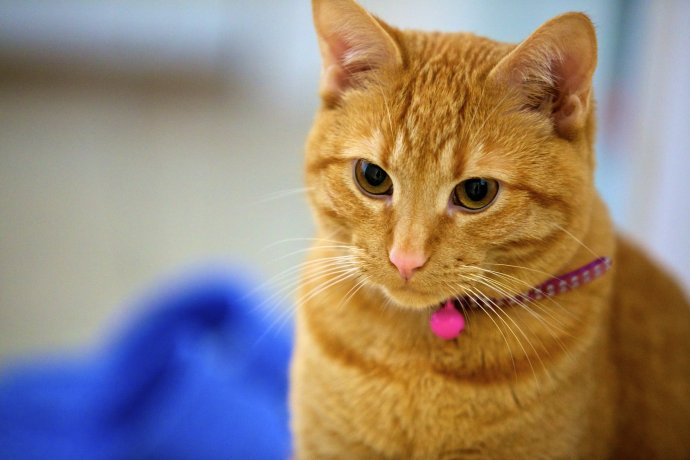
#> input picture opencv_图像处理/cat.jpg, 690 x 460 px
$ python test003.py
#> lines starting #> are read from the running program, lines starting #| are printed output that depends on the picture; after the words box and inside, x2 and y2 are one past the last pixel; in counts of white or black regions, pixels touching at a corner belong together
"""计算并显示直方图"""

# cv2.calcHist()
import cv2
import numpy as np

def calcAndDrawHist(image, color):
    hist = cv2.calcHist([image], [0], None, [256], [0, 255])
    minVal, maxVal, minLoc, maxLoc = cv2.minMaxLoc(hist)
    print(hist)
    histImg = np.zeros([256, 256, 3], np.uint8)
    hpt = int(0.9 * 256)

    for h in range(256):
        intensity = int(hist[h] * hpt / maxVal)
        cv2.line(histImg, (h, 256), (h, 256 - intensity), color)

    return histImg

image = cv2.imread("cat.jpg")
#> image is the input picture: shape (460, 690, 3); mean B, G, R 119.2, 132.8, 149.4
b, g, r = cv2.split(image)
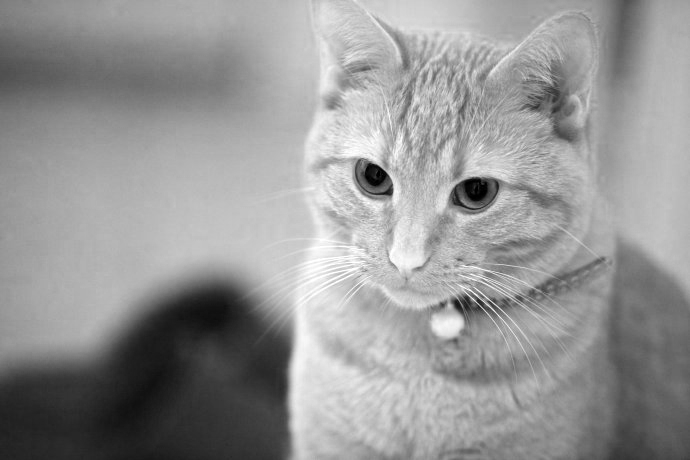
#> r: shape (460, 690); min 0, max 255, mean 149.4
hist = cv2.calcHist([image], [0],  # 使用的通道
                    None,  # 没有使用mask
                    [256],  # HistSize
                    [0.0, 255.0])  # 直方图柱的范围
#> hist = 256 values, max 2217 at index 15, min 0 at index 255, mean 1239.6

b, g, r = cv2.split(image)

histImgB = calcAndDrawHist(b, [255, 0, 0])
#> in calcAndDrawHist, `minVal, maxVal, minLoc, maxLoc = cv2.minMaxLoc(hist)`: minVal = 0; maxVal = 2217; minLoc = (0, 255); maxLoc = (0, 15)
#> (printed output is left out)
#> the loop in calcAndDrawHist, `for h in range(256):` made 256 passes
#> intensity on passes 1 to 3: 109, 22, 24
#> after the loop in calcAndDrawHist, `for h in range(256):`:
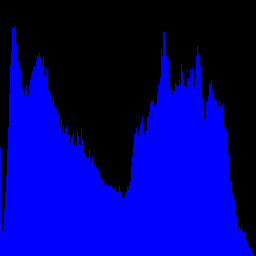
#> histImg: shape (256, 256, 3); mean of channels 0, 1, 2 127.6, 0, 0; drawn as B, G, R
histImgG = calcAndDrawHist(g, [0, 255, 0])
#> in calcAndDrawHist (call 2), `hist = cv2.calcHist([image], [0], None, [256], [0, 255])`: hist = 256 values, max 2725 at index 191, min 0 at index 240, mean 1239.8
#> in calcAndDrawHist (call 2), `minVal, maxVal, minLoc, maxLoc = cv2.minMaxLoc(hist)`: maxVal = 2725; minLoc = (0, 240); maxLoc = (0, 191)
#> (printed output is left out)
#> the loop in calcAndDrawHist (call 2), `for h in range(256):` made 256 passes
#> intensity on passes 1 to 3: 9, 5, 4
#> after the loop in calcAndDrawHist (call 2), `for h in range(256):`:
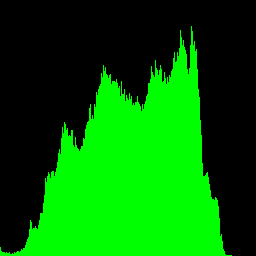
#> histImg: shape (256, 256, 3); mean of channels 0, 1, 2 0, 103.8, 0; drawn as B, G, R
histImgR = calcAndDrawHist(r, [0, 0, 255])
#> (printed output is left out)

cv2.imshow("histImgB", histImgB)
cv2.imshow("histImgG", histImgG)
cv2.imshow("histImgR", histImgR)
cv2.imshow("Img", image)
cv2.waitKey(0)
cv2.destroyAllWindows()

#反向投影
"""
反向投影可以用来做图像分割，寻找感兴趣区间。它会输出与输入图像大小相同的图像，每一个像素值代表了输入图像上对应点属于目标对象的概率，简言之，输出图像中像素值越高的点越可能代表想要查找的目标。直方图投影经常与camshift（追踪算法）算法一起使用。

算法实现的方法，首先要为包含我们感兴趣区域的图像建立直方图（样例要找一片草坪，其他的不要）。被查找的对象最好是占据整个图像（图像里全是草坪）。最好使用颜色直方图，物体的颜色信息比灰度图像更容易被分割和识别。再将颜色直方图投影到输入图像查找目标，也就是找到输入图像中每一个像素点的像素值在直方图中对应的概率，这样就得到一个概率图像，最后设置适当的阈值对概率图像进行二值化。
"""
import cv2
import numpy as np
from matplotlib import pyplot as plt
"""
函数 cv2.calcBackProject()直接实现反向投影，参数与cv2.calcHist基本一致。其中一个参数是要查找的目标的直方图。在使用目标直方图反向投赢钱应该进行归一化处理。返回结果是一个概率图像，然后进行圆盘形状卷积操作，再二值化。
"""

# roi是我们需要找到的对象或区域
roi = cv2.imread('cat_crop.jpg')
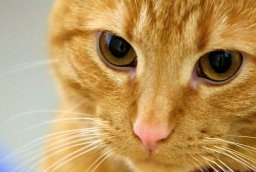
#> input picture opencv_图像处理/cat_crop.jpg, 256 x 172 px
#> roi is the input picture: shape (172, 256, 3); mean B, G, R 96.3, 150.7, 186.8
hsv = cv2.cvtColor(roi, cv2.COLOR_BGR2HSV)
#> hsv: shape (172, 256, 3); mean H, S, V 23.9, 132.3, 188.2

# target是我们搜索的图像
target = cv2.imread('cat.jpg')
hsvt = cv2.cvtColor(target, cv2.COLOR_BGR2HSV)
#> hsvt: shape (460, 690, 3); mean H, S, V 49.6, 121.4, 174.2

# 计算对象的直方图
roihist = cv2.calcHist([hsv], [0,1], None, [180,256], [0,180,0,256])

# 标准化直方图，并应用投影
cv2.normalize(roihist, roihist, 0, 255, cv2.NORM_MINMAX)
#> roihist: shape (180, 256) float32; min 0, max 255, mean 0.6
dst = cv2.calcBackProject([hsvt], [0,1], roihist, [0,180,0,256], 1)
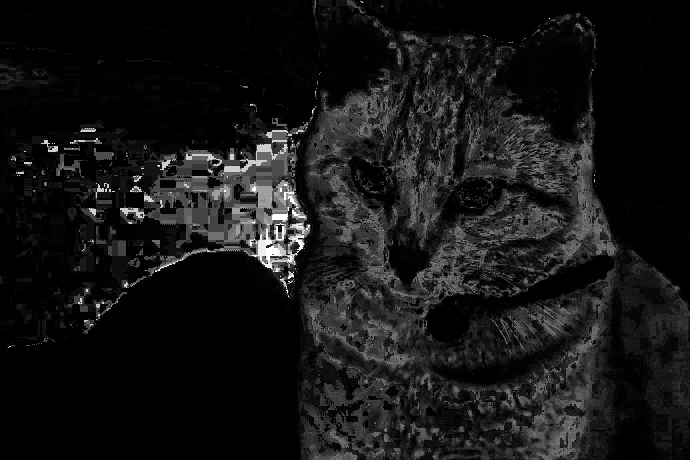
#> dst: shape (460, 690); min 0, max 255, mean 21.9

# 与磁盘内核进行卷积
disc = cv2.getStructuringElement(cv2.MORPH_ELLIPSE, (5,5))
#> disc = [[0, 0, 1, 0, 0], [1, 1, 1, 1, 1], [1, 1, 1, 1, 1], [1, 1, 1, 1, 1], [0, 0, 1, 0, 0]]
cv2.filter2D(dst, -1, disc, dst)

# 阈值、二进制按位和操作
ret, thresh = cv2.threshold(dst, 50, 255, 0)
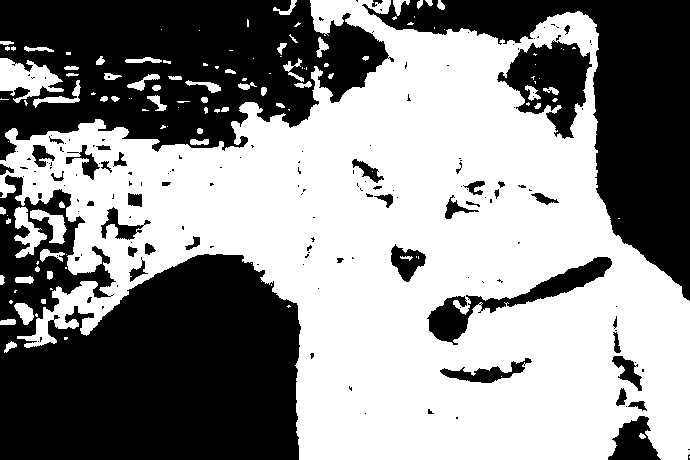
#> thresh: shape (460, 690); 55% white; 163 black regions (119 under 20 px), largest, box (x1, y1, x2, y2) and area: (0, 175, 301, 460) 56495, (0, 0, 394, 161) 41098, (362, 0, 690, 301) 29548
thresh = cv2.merge((thresh, thresh, thresh))
res = cv2.bitwise_and(target, thresh)

res = np.vstack((target, thresh, res))
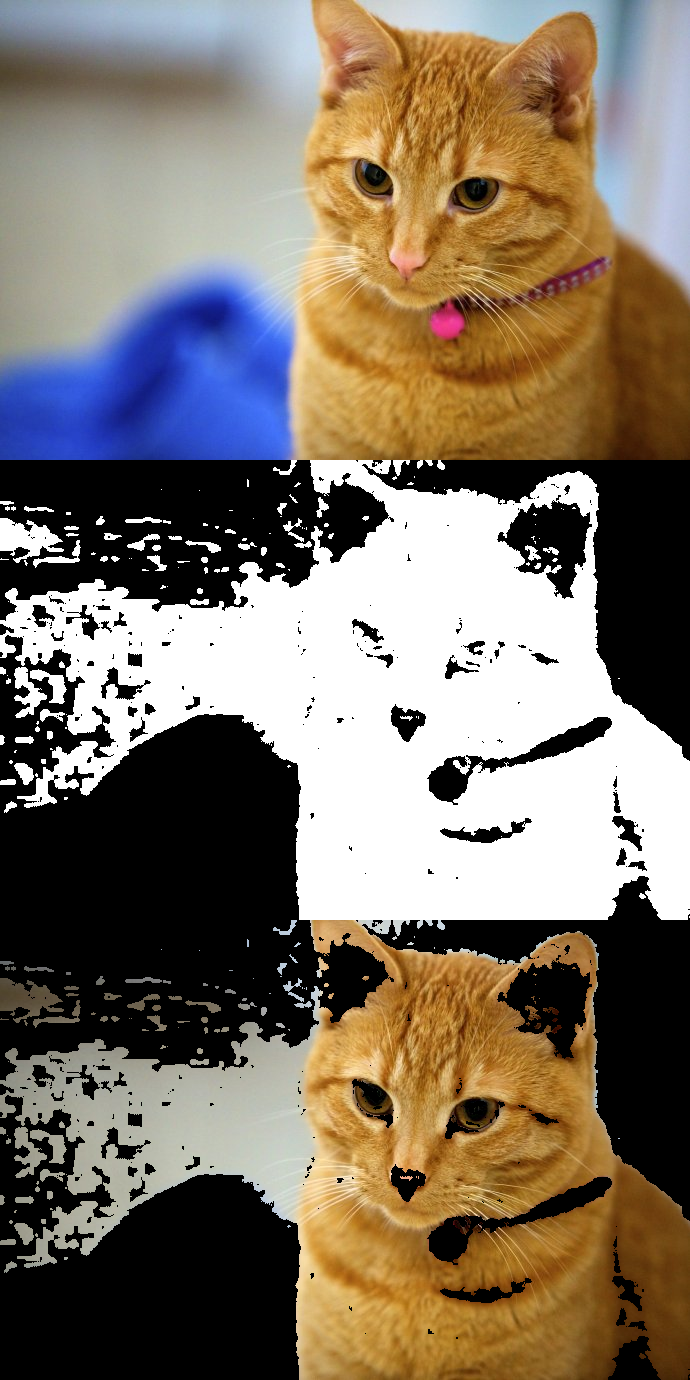
#> res: shape (1380, 690, 3); mean B, G, R 101.3, 115.5, 127.4
cv2.imshow('res', res)
cv2.waitKey()
